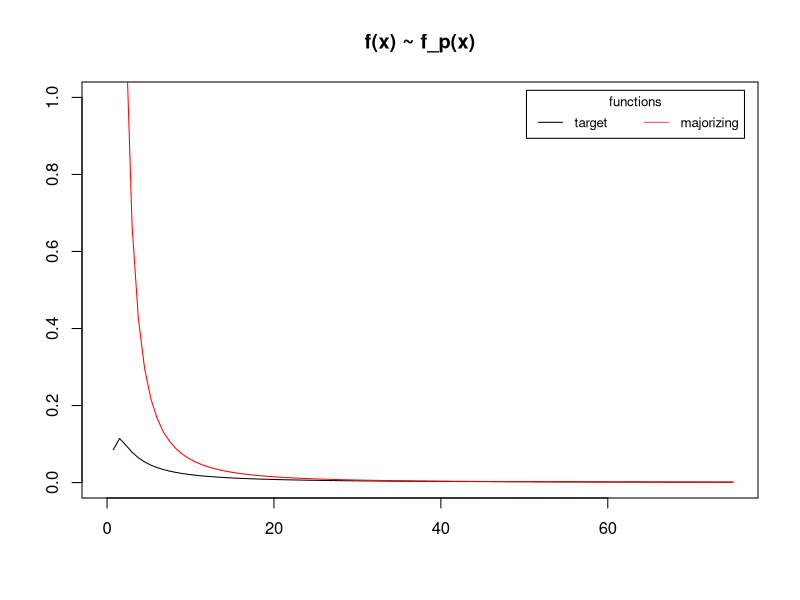

Recreate this plot in R.
## ---- chunk 1
knitr::opts_chunk$set(echo = TRUE)
library(ggplot2)
## ---- chunk 2
c = 2
t_min = 2
alpha = 2

plot(1, xlim = c(0,75), ylim = c(0, 1), type = "n", xlab = "", ylab = "", main = "f(x) ~ f_p(x)")
curve(eval(c) * (sqrt(2 * pi)^(-1)) * exp(-eval(c)^(2) / (2 * x)) * x^(-3/2), from=0, to=75, add=TRUE, col="black")
curve((eval(alpha) - 1 / eval(t_min)) * (x / eval(t_min))^(-eval(alpha)), from=0, to=75, add=TRUE, col="red")

legend("topright", inset=.02, title="functions",
       c("target","majorizing"), horiz=TRUE, cex=0.8, col = 1:2, lty = 1)
